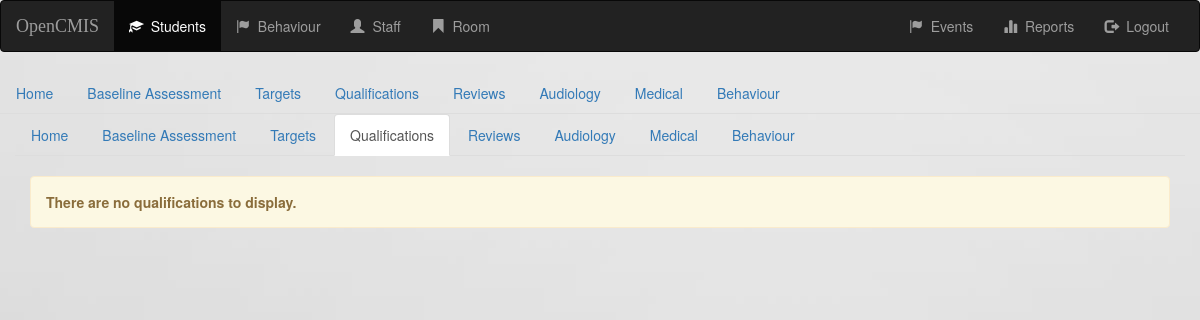
Before: /opencmis/student/1/qualification/ with the older database file.
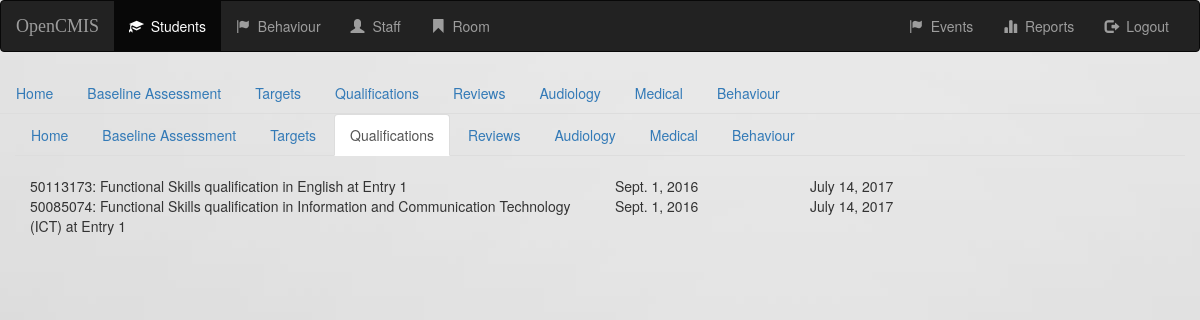
After: the same page with the newer database file.
### opencmis/models.py (models this page shows, shortened)
class StudentQualification(models.Model):
    student = models.ForeignKey('Student', on_delete=models.CASCADE)
    qualification = models.ForeignKey('Qualification', on_delete=models.CASCADE)
    start = models.DateField(blank=False)
    expected_end = models.DateField(blank=False )

class Qualification(models.Model):
    title = models.CharField(max_length=100, blank=False)
    LAR = models.CharField(max_length=12, blank=False)
    def __str__(self):
        return '%s: %s' % (self.LAR, self.title)

### opencmis/views.py (the view)
# urls.py: url(r'student/(?P<pk>[0-9]+)/qualification/$', views.StudentQualificationList.as_view(),
class StudentQualificationList(generic.ListView):
    model = StudentQualification
    template_name = 'opencmis/qualification_index.html'
    context_object_name = 'student_qualifications'
    def get_queryset(self):
        return StudentQualification.objects.filter(student=1)

### opencmis/templates/opencmis/qualification_index.html (shortened to what this page needs)
{% extends 'opencmis/base.html' %}
{% block body %}
    <ul class="nav nav-tabs">
        <li><a href="{% url 'opencmis:index' %}">Home</a></li>
        <li><a href="#">Baseline Assessment</a></li>
        <li><a href="#">Targets</a></li>
        <li class="active"><a href="#">Qualifications</a></li>
        <li><a href="#">Reviews</a></li>
        <li><a href="#">Audiology</a></li>
        <li><a href="#">Medical</a></li>
        <li><a href="#">Behaviour</a></li>
    </ul>
    <div class="container-fluid">
            {% if student_qualifications %}
                {% for student_qualification in student_qualifications %}
                    <div class="row">
                        <div class="col-md-6">{{student_qualification.qualification}}</div>
                        <div class="col-md-2">{{student_qualification.start}}</div>
                        <div class="col-md-2">{{student_qualification.expected_end}}</div>
                    </div>
                {% endfor %}
            {% else %}
            <div class="alert alert-warning" role="alert">
                <strong>There are no qualifications to display.</strong>
            </div>
            {% endif %}
        </div>
    </div>{% endblock %}

Changed rows visible on the page:
added StudentQualification: qualification "50113173: Functional Skills qualification in English at Entry 1", start "Sept. 1, 2016", expected_end "July 14, 2017"
added StudentQualification: qualification "50085074: Functional Skills qualification in Information and Communication Technology (ICT) at Entry 1", start "Sept. 1, 2016", expected_end "July 14, 2017"
Other visible differences:
text no longer shown: "There are no qualifications to display."
